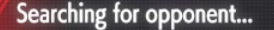
#> input picture searching.png, 274 x 30 px
$ python convert.py
#> lines starting #> are read from the running program, lines starting #| are printed output that depends on the picture
import cv2
import numpy as np
from tqdm import tqdm
from moviepy.editor import VideoFileClip, concatenate_videoclips

# Get video file path from user input
input_video_path = input("Enter the path of the input video file (e.g., video.mp4): ")
#> the answer given: searching.png

# Load the template image for searching
template_image_path = "searching.png"
template_image = cv2.imread(template_image_path, cv2.IMREAD_COLOR)
#> template_image is the input picture: shape (30, 274, 3); mean B, G, R 105.4, 102.4, 112.2

# Convert the template image to grayscale for template matching
template_gray = cv2.cvtColor(template_image, cv2.COLOR_BGR2GRAY)
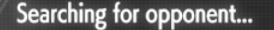
#> template_gray: shape (30, 274); min 41, max 255, mean 105.7

cap = cv2.VideoCapture(input_video_path)
fps = cap.get(cv2.CAP_PROP_FPS)
total_frames = int(cap.get(cv2.CAP_PROP_FRAME_COUNT))

# Get the dimensions of the template image
template_height, template_width, _ = template_image.shape
#> template_height = 30; template_width = 274

# Initialize variables to track template match sections
sections = []
section_start_frame = None
section_end_frame = None

# Perform template matching for each frame with a loading bar
with tqdm(total=total_frames, desc="Processing Frames") as pbar:
    for frame_index in range(total_frames):
        ret, frame = cap.read()
        if not ret:
            break

        # Convert the frame to grayscale for template matching
        frame_gray = cv2.cvtColor(frame, cv2.COLOR_BGR2GRAY)

        # Apply template matching
        result = cv2.matchTemplate(frame_gray, template_gray, cv2.TM_CCOEFF_NORMED)
        threshold = 0.8  # Adjust the threshold as needed
        locations = np.where(result >= threshold)

        # Check if template is found in the frame
        if len(locations[0]) > 0:
            # If section_start_frame is not set, set it to the current frame index
            if section_start_frame is None:
                section_start_frame = frame_index

            # Update the section_end_frame to the current frame index
            section_end_frame = frame_index

        else:
            # If section_start_frame is set, it means a template match section has ended
            if section_start_frame is not None:
                sections.append((section_start_frame, section_end_frame))
                section_start_frame = None
                section_end_frame = None

        pbar.update(1)
#> this loop made 1 pass
#> (result, locations) on pass 1: ([1], ([0], [0]))
#> after the loop, section_start_frame = 0; sections = []

cap.release()

# Create video clips for non-template match sections
video_clips = []
start_frame = 0
for start_frame, end_frame in sections:
    if start_frame != 0:
        # Create a video clip for the non-template match section
        start_time = start_frame / fps
        end_time = end_frame / fps
        video_clip = VideoFileClip(input_video_path).subclip(start_time, end_time)
        video_clips.append(video_clip)
#> this loop made 0 passes
#> after the loop, video_clips = []

# Create a video clip for the remaining part of the video after the last template match
start_time = start_frame / fps
#> (the run stopped early here; a loop or call above may not have finished)
